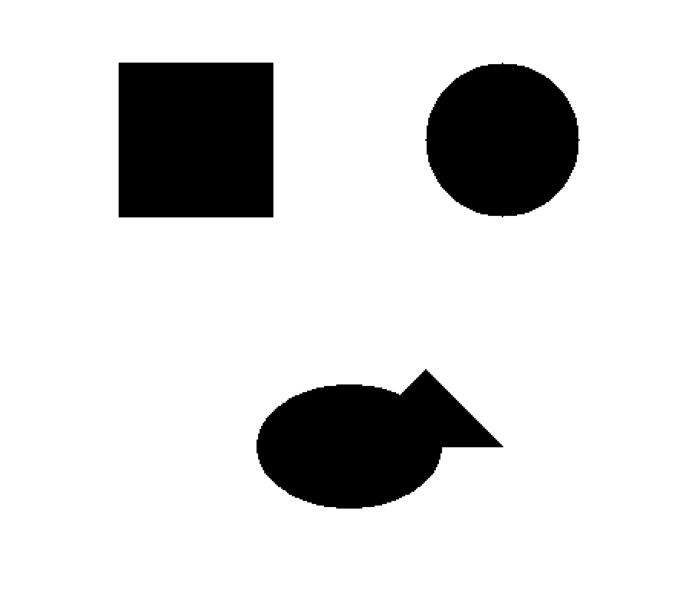
#> input picture imagem.png, 679 x 606 px
$ python app.py
#> lines starting #> are read from the running program, lines starting #| are printed output that depends on the picture; after the words box and inside, x2 and y2 are one past the last pixel; in counts of white or black regions, pixels touching at a corner belong together
import cv2
import numpy as np
import matplotlib.pyplot as plt

#Carrega a imagem
imagem = cv2.imread('imagem.png', cv2.IMREAD_GRAYSCALE)
#> imagem is the input picture: shape (606, 679); min 0, max 255, mean 215.6

#cria as mascaras prewitt
#Mascara do operador prewitt para detecção de bordas na direção horizontal
prewitt_x = np.array([[-1, 0, 1],
                      [-1, 0, 1],
                      [-1, 0, 1]])

#Mascara do operador prewitt para detecção de bordas na direção vertical
prewitt_y = np.array([[1, 1, 1],
                      [0, 0, 0],
                      [-1, -1, -1]])

#Aplica as mascaras na imagem
prewitt_x_result = cv2.filter2D(imagem, -1, prewitt_x)
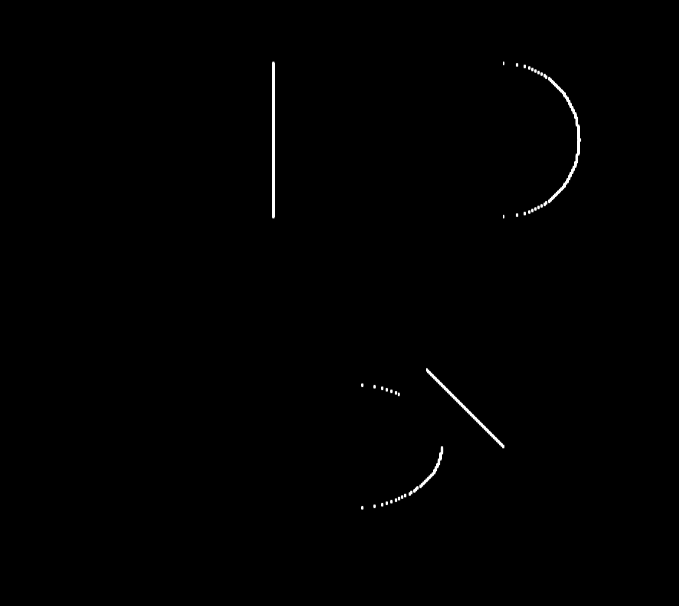
#> prewitt_x_result: shape (606, 679); min 0, max 255, mean 1.1

prewitt_y_result = cv2.filter2D(imagem, -1, prewitt_y)

#combina as duas mascaras para formar uma imagem com as bordas na horizontal e na vertical
bordas = cv2.magnitude(prewitt_x_result.astype(np.float32), prewitt_y_result.astype(np.float32))

#converte e normaliza a imagem por causa dos possiveis problemas com os valores
bordas = np.uint8(bordas)

#cria uma imagem binaria com preto e branco para delimitar as bordas
_, objeto_separado = cv2.threshold(bordas, 50, 255, cv2.THRESH_BINARY)
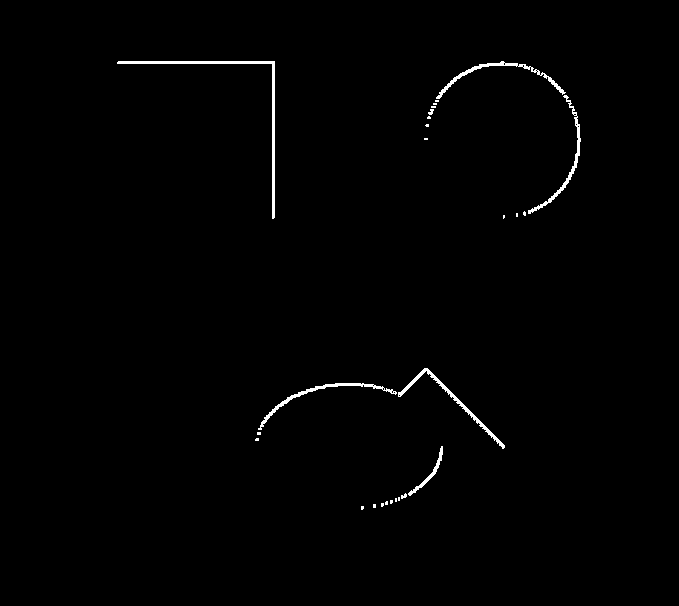
#> objeto_separado: shape (606, 679); 0.83% white; 26 white regions (18 under 20 px), largest, box (x1, y1, x2, y2) and area: (117, 61, 275, 219) 937, (398, 368, 505, 449) 542, (258, 383, 397, 430) 508

#Configura o tamanho da imagem original ( em escala de cinza)
plt.figure(figsize=(12, 4))
#Exibe a imagem original
plt.subplot(1, 4, 1), plt.imshow(imagem, cmap='gray'), plt.title('Original')
# Exibe o resultado da convolução com máscara Prewitt na direção x
plt.subplot(1, 4, 2), plt.imshow(prewitt_x_result, cmap='gray'), plt.title('Prewitt X')
# Exibe o resultado da convolução com máscara Prewitt na direção y
plt.subplot(1, 4, 3), plt.imshow(prewitt_y_result, cmap='gray'), plt.title('Prewitt Y')
# Exibe a imagem do objeto separado, que é o resultado do limiar aplicado nas bordas
plt.subplot(1, 4, 4), plt.imshow(objeto_separado, cmap='gray'), plt.title('Objeto Separado')
#Ajusta o layout da exibição para que as imagens fiquem bem distribuidas
plt.tight_layout()
#Exibe a figura com todas as imagens
plt.show()
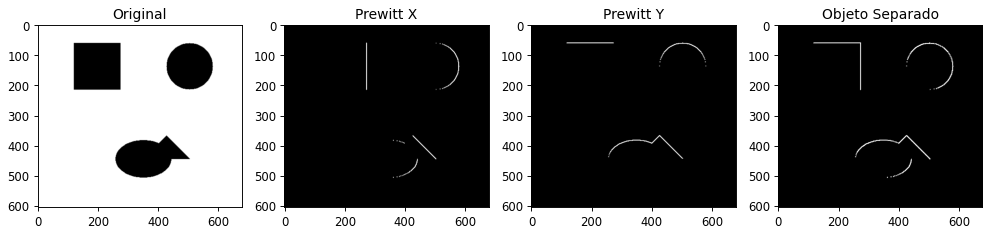
#> figure drawn by matplotlib, 4 panels
